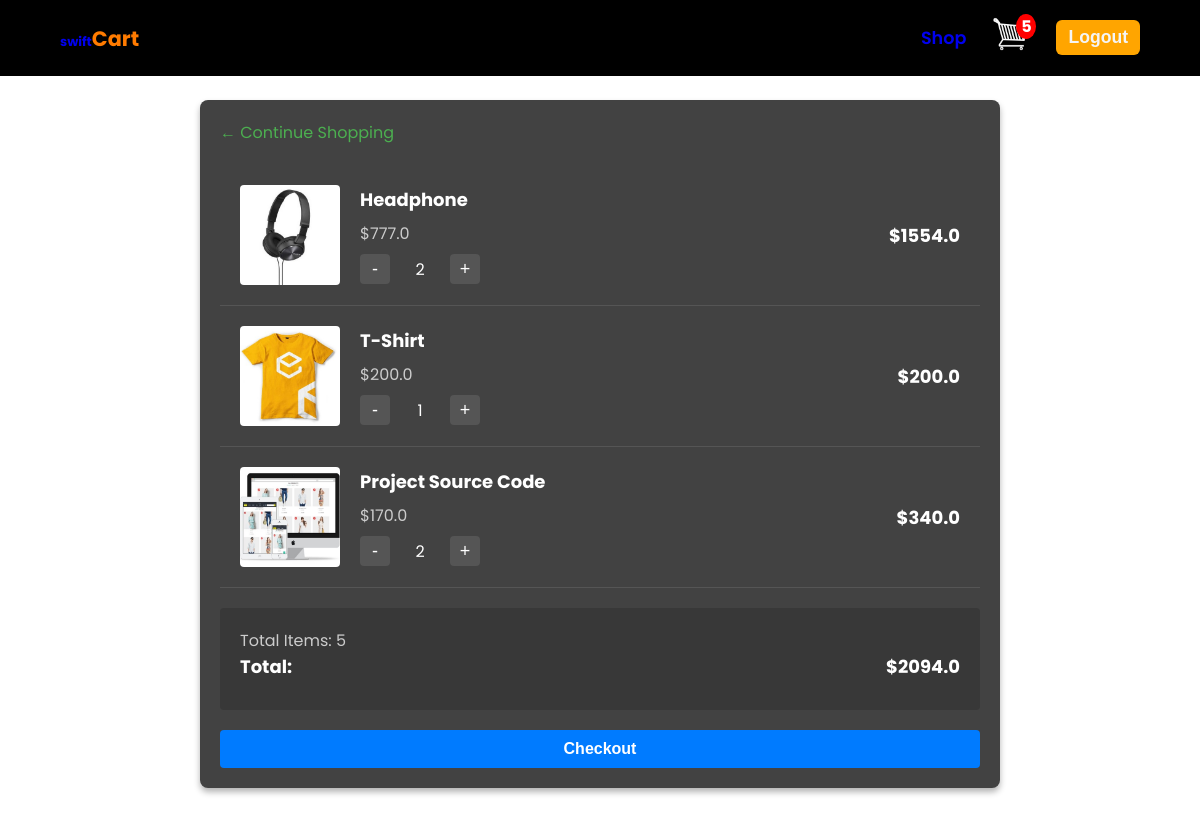
The app's page /cart/ (signed in) with its own data.
### store/models.py (models this page shows, shortened)
class OrderItem(models.Model):
    product = models.ForeignKey(Product, on_delete=models.SET_NULL, null=True, blank=True)
    order = models.ForeignKey(Order, on_delete=models.SET_NULL, null=True, blank=True)
    quantity = models.IntegerField(default=0)
    date_added = models.DateTimeField(auto_now_add=True)
    @property
    def get_total(self):
        return self.quantity * self.product.price

class Product(models.Model):
    name = models.CharField(max_length=200, null=True)
    price = models.FloatField()
    digital = models.BooleanField(default=False, null=True, blank=True )
    image = models.ImageField(null=True, blank=True)

### store/views.py (the view)
# urls.py: path('cart/', views.cart, name='cart'),
def cart(request):
    customer = None
    items = []
    cart_total = 0
    cart_items_count = 0
    if request.user.is_authenticated:
        try:
            customer = Customer.objects.get(user=request.user)
            orders = Order.objects.filter(customer=customer, complete=False)
            orderItem = OrderItem.objects.all()
            if orders.exists():
                order = orders.first()
                items = order.orderitem_set.all()
                cart_total = order.get_cart_total
                cart_items_count = order.get_cart_items
            else:
                print("No incomplete orders found for the customer.")
        except Customer.DoesNotExist:
            print("No customer found for the user.")
    else:
        print("User is not authenticated.")
    context = {
        'items': items,
        'cart_total': cart_total,
        'cart_items_count': cart_items_count,
        'orderItem':orderItem
    }
    return render(request, 'store/cart.html', context)

### store/models.py (called while the page is built)
    @property
    def get_cart_total(self):
        OrderItems = self.orderitem_set.all()
        total = sum([item.get_total for item in OrderItems])
        return total

    @property
    def get_cart_items(self):
        OrderItems = self.orderitem_set.all()
        total =  sum([item.quantity for item in OrderItems])
        return total

### store/templates/store/cart.html (shortened to what this page needs)
{% extends "store/main.html" %} {% load static %} {% block content %}
<div class="cart-container">
  <a href="{% url 'home' %}" class="back-link">← Continue Shopping</a>
  {% if items %} {% for item in items %}
  <div class="cart-item">
    <img
      src="{{item.product.image.url}}"
      alt="{{item.product.name}}"
      class="item-image"
    />
    <div class="item-details">
      <h3 class="item-name">{{item.product.name}}</h3>
      <p class="item-price">${{item.product.price}}</p>
      <div class="quantity-controls">
        <button
          class="quantity-btn update-cart"
          data-name="{{item.product.name}}"
          data-action="Decrease"
        >
          -
        </button>
        <span class="quantity" id="quantity-{{item.product.name}}"
          >{{item.quantity}}</span
        >
        <button
          class="quantity-btn update-cart"
          data-name="{{item.product.name}}"
          data-action="Increase"
        >
          +
        </button>
      </div>
    </div>
    <div class="item-total" data-name="{{item.product.name}}">${{item.get_total}}</div>
  </div>
  {% endfor %}
  <div class="cart-summary">
      <div class="quantity-total">Total Items: {{cart_items_count}}</div>
    <div class="cart-total">
      <span>Total:</span>
      <span class="total_cart_price">${{cart_total}}</span>
    </div>
  </div>
  <a href="{% url 'checkout' %}">
    <button class="btn btn-primary">Checkout</button>
  </a>
  {% else %}
  <p>Your cart is empty.</p>
  {% endif %}
</div>
{% endblock content %}

### static/css/style.css (style rules this page uses)
* { margin: 0; padding: 0; box-sizing: border-box; }
html,body { scroll-behavior: smooth; width: 100%; overflow-x: hidden; overflow-y: auto; position: relative; min-height: 200vh; font-family:'Poppins', sans-serif; }
body { font-family:'Poppins', sans-serif; background-color: white; }
a { text-decoration: none; }
.cart-container, .checkout-container { max-width: 800px; margin: 0 auto; background-color: #424242; border-radius: 8px; padding: 20px; box-shadow: 0 4px 6px rgba(0, 0, 0, 0.3); }
.cart-container { margin-top: 100px; }
.cart-item { display: flex; align-items: center; padding: 20px; border-bottom: 1px solid #555; }
.item-image { width: 100px; height: 100px; object-fit: cover; border-radius: 4px; }
.item-details { flex-grow: 1; margin-left: 20px; }
.item-name { font-size: 18px; margin-bottom: 8px; color: #fff; }
.item-price { color: #cccccc; font-size: 16px; margin-bottom: 8px; }
.quantity-controls { display: flex; align-items: center; gap: 10px; }
.quantity-btn { width: 30px; height: 30px; border: none; background-color: #555; color: #fff; border-radius: 4px; cursor: pointer; font-size: 18px; }
.quantity { font-size: 16px; min-width: 40px; text-align: center; color: #fff; }
.item-total { font-weight: bold; margin-left: 20px; font-size: 18px; color: #fff; }
.cart-summary { margin-top: 20px; padding: 20px; background-color: #383838; border-radius: 4px; }
.cart-total { display: flex; justify-content: space-between; font-size: 18px; font-weight: bold; margin-bottom: 10px; color: #fff; }
.quantity-total { color: #ccc; font-size: 16px; }
.btn { padding: 12px 24px; border: none; border-radius: 4px; cursor: pointer; font-size: 16px; font-weight: bold; transition: background-color 0.3s; }
.btn-primary { background-color: #4CAF50; color: white; width: 100%; margin-top: 20px; }
.back-link { color: #4CAF50 !important; text-decoration: none; display: inline-block; margin-bottom: 20px; }
.back-link { display: inline-block; margin-bottom: 20px; color: #007bff; font-size: 1rem; }
.btn { display: inline-block; background-color: #007bff; color: #fff; padding: 10px 20px; border: none; border-radius: 4px; font-size: 1rem; cursor: pointer; text-align: center; }

### records on screen
OrderItem: product.image (picture), product.name "Headphone", product.price "777.0", quantity "2", get_total "1554.0"
OrderItem: product.image (picture), product.name "T-Shirt", product.price "200.0", quantity "1", get_total "200.0"
OrderItem: product.image (picture), product.name "Project Source Code", product.price "170.0", quantity "2", get_total "340.0"

### other values on screen
{{ cart_items_count }} "5"
{{ cart_total }} "2094.0"
